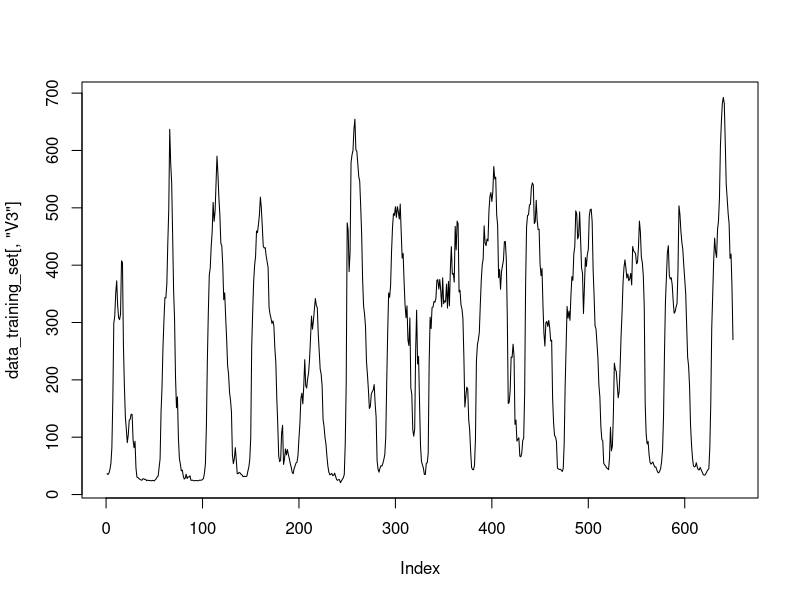
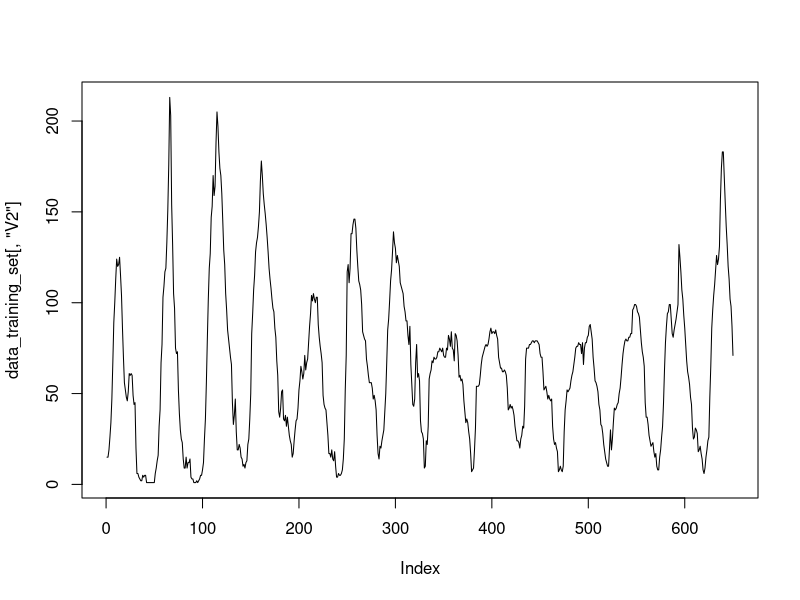
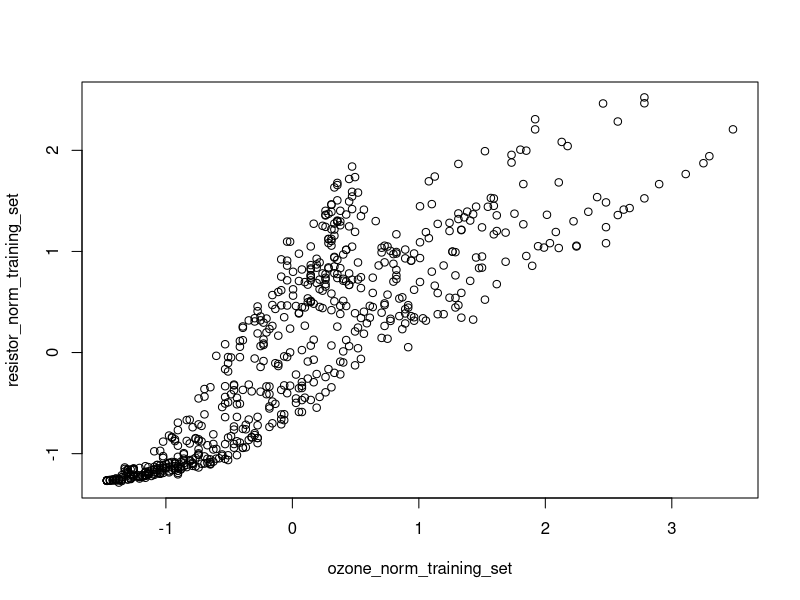
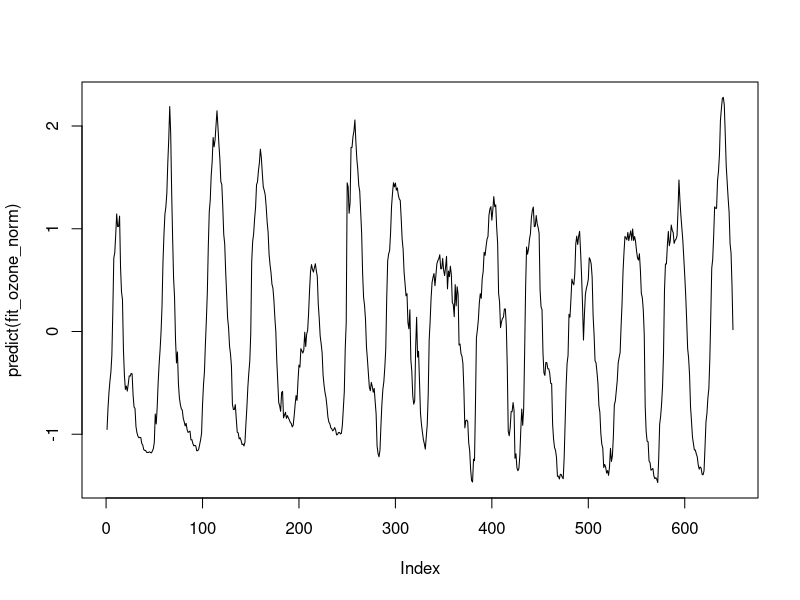
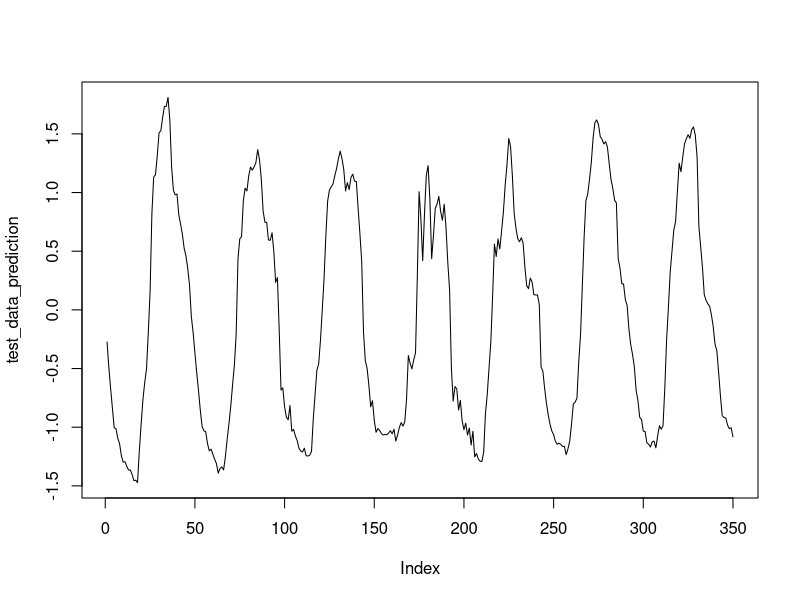
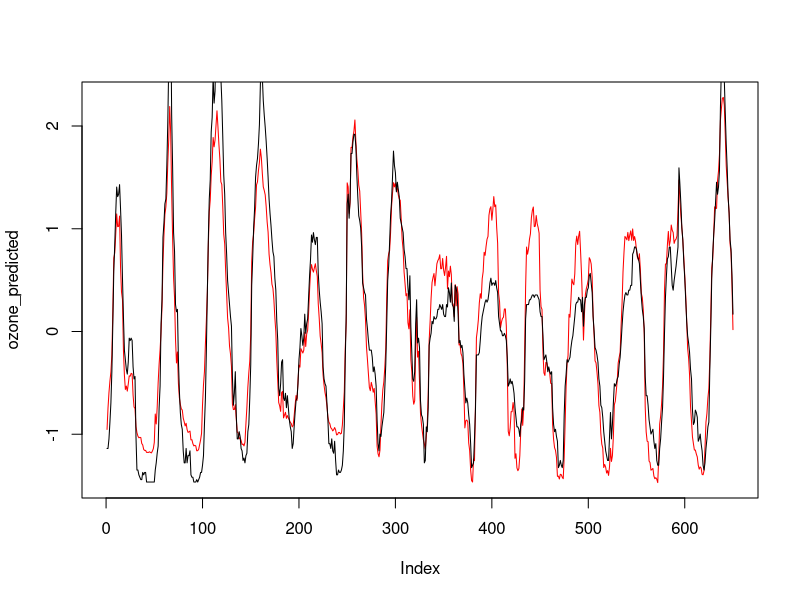
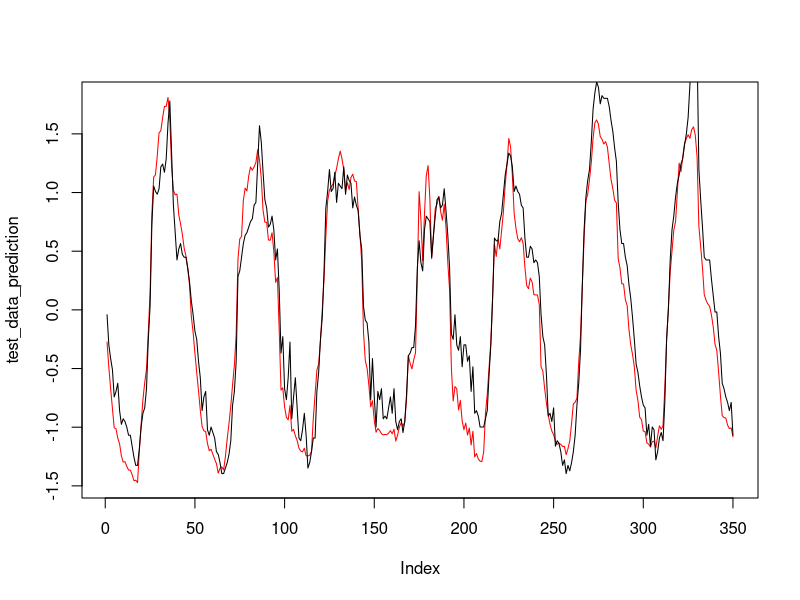
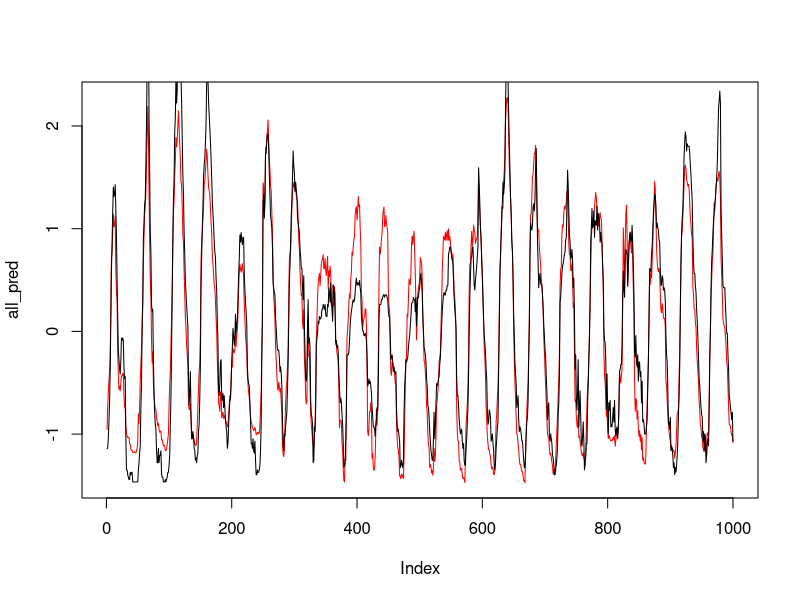

Generate these figures, in order, with R:
## ---- chunk 1
knitr::opts_chunk$set(echo = TRUE)
## ---- chunk 2

training_set <- read.csv("datos_MGTN.csv", nrows=650, header=FALSE)

test_set <- read.csv("datos_MGTN.csv", skip=650, header=FALSE)

## ---- chunk 3

data_training_set <-data.frame(training_set)

mean_temperature_training <- mean(data_training_set[,"V4"])

## ---- chunk 4

sd_temperature_training <- sd(data_training_set[,"V4"])

## ---- chunk 5
n = 650

# Repeat the process for ozone, resistor data and relative humidity.

mean_ozone_training <- mean(data_training_set[,"V2"])
sd_ozone_training <- sd(data_training_set[,"V2"])

mean_resistor_training <- mean(data_training_set[,"V3"])
sd_resistor_training <- sd(data_training_set[,"V3"])

mean_humidity_training <- mean(data_training_set[,"V5"])
sd_humidity_training <- sd(data_training_set[,"V5"])

temp_norm_training_set <- array(dim=n)
ozone_norm_training_set <- array(dim=n)
resistor_norm_training_set <- array(dim=n)
humidity_norm_training_set <- array(dim=n)

# Subtract the mean and devide by the standard deviation.
for (i in 1:650) {
    temp_norm_training_set[i] <- (data_training_set[,"V4"][i] - mean_temperature_training) / sd_temperature_training
    
    ozone_norm_training_set[i] <- (data_training_set[,"V2"][i] - mean_ozone_training) / sd_ozone_training
    
    resistor_norm_training_set[i] <- (data_training_set[,"V3"][i] - mean_resistor_training) / sd_resistor_training
    
    humidity_norm_training_set[i] <- (data_training_set[,"V5"][i] - mean_humidity_training) / sd_humidity_training
    
}

data_test_set <-data.frame(test_set)

temp_norm_test_set <- array(dim=350)
ozone_norm_test_set <- array(dim=350)
resistor_norm_test_set <- array(dim=350)
humidity_norm_test_set <- array(dim=350)

for (i in 1:350) {
        temp_norm_test_set[i] <- (data_test_set[,"V4"][i] - mean_temperature_training) / sd_temperature_training
    
    ozone_norm_test_set[i] <- (data_test_set[,"V2"][i] - mean_ozone_training) / sd_ozone_training
    
    resistor_norm_test_set[i] <- (data_test_set[,"V3"][i] - mean_resistor_training) / sd_resistor_training
    
    humidity_norm_test_set[i] <- (data_test_set[,"V5"][i] - mean_humidity_training) / sd_humidity_training
}


## ---- chunk 6

plot(data_training_set[,"V3"], type="l")

plot(data_training_set[,"V2"], type="l")

## ---- chunk 7

plot(ozone_norm_training_set, resistor_norm_training_set)


## ---- chunk 8

fit_ozone_norm <- lm(ozone_norm_training_set ~ temp_norm_training_set + resistor_norm_training_set + humidity_norm_training_set)
summary(fit_ozone_norm)

ozone_predicted <- predict(fit_ozone_norm)
RMSE = 0
for (i in 1:650) {
    RMSE = RMSE + (ozone_predicted[i]*sd_ozone_training+mean_ozone_training - data_training_set[,"V2"][i])**2
}

RMSE = sqrt(1/650 * RMSE)
print(RMSE)

#predict(fit_ozone_norm)
plot(predict(fit_ozone_norm), type="l")

## ---- chunk 9

myData <- data.frame(c(temp_norm_test_set), c(resistor_norm_test_set), c(humidity_norm_test_set))
colnames(myData) <- c("temp_norm_training_set", "resistor_norm_training_set", "humidity_norm_training_set")

test_data_prediction <- predict(fit_ozone_norm, newdata=myData)
plot(test_data_prediction, type="l")

denomarlized_predicted_test <- array(dim=350)

for (i in 1:350) {
    denomarlized_predicted_test[i] <- test_data_prediction[i]*sd_ozone_training+mean_ozone_training
}

RMSE = 0
for (i in 1:350) {
    RMSE = RMSE + (denomarlized_predicted_test[i] - data_test_set[,"V2"][i])**2
}

top <- 0
bottom <- 0
m <- mean(data_test_set[,"V2"])
for (i in 1:350) {
    top <- top + (denomarlized_predicted_test[i] - data_test_set[,"V2"][i])**2
    bottom <- bottom + (m - data_test_set[,"V2"][i])**2
}

RMSE = sqrt(1/350 * RMSE)
r_squared <- 1 - top/bottom

print(RMSE)
print(r_squared)

## ---- chunk 10

plot(ozone_predicted, type="l", col="red")
lines(ozone_norm_training_set)

plot(test_data_prediction, type="l", col="red")
lines(ozone_norm_test_set)


all_pred <- array(dim=1000)
all_actual <- array(dim=1000)
for (i in 1:650) {
    all_pred[i] <- ozone_predicted[i]
    all_actual[i] <- ozone_norm_training_set[i]
}
for (i in 1:350) {
    all_pred[650+i] <- test_data_prediction[i]
    all_actual[650+i] <- ozone_norm_test_set[i]
}

plot(all_pred, type="l", col="red")
lines(all_actual)

plot(all_actual, all_pred)

